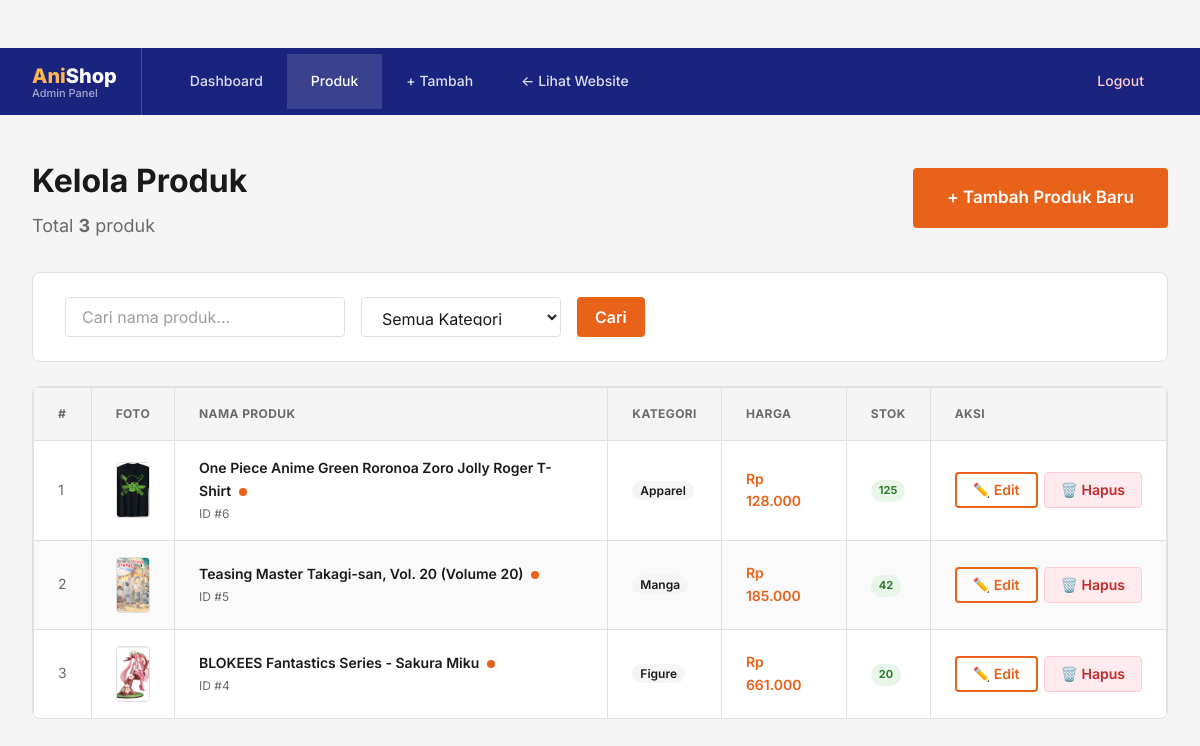
/admin/produk.php (signed in), run on the app's committed database.
### tables this page shows
CREATE TABLE `produk` (
  `id` int NOT NULL,
  `nama` varchar(100) NOT NULL,
  `kategori` varchar(50) NOT NULL,
  `deskripsi` mediumtext NOT NULL,
  `harga` decimal(12,2) NOT NULL,
  `stok` int NOT NULL DEFAULT '0',
  `gambar` varchar(255) DEFAULT NULL,
  `gambar_sample` varchar(255) DEFAULT NULL,
  `created_at` timestamp NOT NULL DEFAULT CURRENT_TIMESTAMP
);

### admin/produk.php (the view, shortened to what this page needs)
<?php
require_once '../config/database.php';
$keyword  = trim($_GET['keyword']  ?? '');
$kategori = trim($_GET['kategori'] ?? '');
$where = [];
$where_sql = $where ? 'WHERE ' . implode(' AND ', $where) : '';
$per_page   = 10;
$page       = max(1, (int) ($_GET['page'] ?? 1));
$offset     = ($page - 1) * $per_page;
$total_data = mysqli_fetch_assoc(
    mysqli_query($conn, "SELECT COUNT(*) AS total FROM produk $where_sql")
)['total'];
$query      = mysqli_query($conn,
    "SELECT * FROM produk $where_sql ORDER BY id DESC LIMIT $per_page OFFSET $offset"
);
?>
<!DOCTYPE html>
<html lang="id">
<head>
    <link rel="stylesheet" href="../assets/style.css">
</head>
<body class="admin-page-bg">
<header class="admin-topbar">
    <nav class="admin-nav">
        <div class="admin-brand">
            <span class="ani">Ani</span><span class="shop">Shop</span>
            <span style="font-size:11px;opacity:0.6;display:block;font-weight:500;line-height:1;">Admin Panel</span>
        </div>
        <a href="index.php"    class="admin-nav-link">Dashboard</a>
        <a href="produk.php"   class="admin-nav-link active">Produk</a>
        <a href="tambah.php"   class="admin-nav-link">+ Tambah</a>
        <a href="../index.php" class="admin-nav-link">← Lihat Website</a>
        <a href="logout.php"   class="admin-nav-link danger" onclick="return confirm('Apakah kamu yakin mau logout?');">Logout</a>
    </nav>
</header>
<div class="container" style="padding-top:var(--s5);padding-bottom:var(--s8);">
    <div style="display:flex;align-items:center;justify-content:space-between;margin-bottom:var(--s4);flex-wrap:wrap;gap:var(--s2);">
        <div>
            <h1 style="font-size:var(--text-2xl);font-weight:700;">Kelola Produk</h1>
            <p style="color:var(--text-muted);font-size:var(--text-lg);margin-top:4px;">
                Total <strong><?= $total_data ?></strong> produk
            </p>
        </div>
        <a href="tambah.php" class="btn btn-primary btn-lg" id="btn-tambah-produk">
            + Tambah Produk Baru
        </a>
    </div>
    <form method="GET" id="filter-form">
        <div class="filter-bar">
            <input
                type="search"
                name="keyword"
                class="form-control"
                id="filter-keyword"
                placeholder="Cari nama produk..."
                value="<?= htmlspecialchars($keyword) ?>"
                style="max-width:280px;height:40px;"
            >
            <select name="kategori" class="form-control" id="filter-kategori"
                    onchange="this.form.submit()" style="max-width:200px;height:40px;cursor:pointer;">
                <option value="">Semua Kategori</option>
            </select>
            <button type="submit" class="btn btn-primary" style="height:40px;" id="filter-submit-btn">
                Cari
            </button>
        </div>
    </form>
    <div class="admin-table-wrap">
        <table class="admin-table">
            <thead>
                <tr>
                    <th style="width:48px;">#</th>
                    <th style="width:80px;">Foto</th>
                    <th>Nama Produk</th>
                    <th>Kategori</th>
                    <th>Harga</th>
                    <th>Stok</th>
                    <th style="width:140px;">Aksi</th>
                </tr>
            </thead>
            <tbody>
            <?php
            $no = $offset + 1;
            if (mysqli_num_rows($query) === 0):
            ?>
            <tr>
                <td colspan="7" style="text-align:center;padding:var(--s6);color:var(--text-muted);">
                    <div style="font-size:40px;margin-bottom:var(--s2);">📦</div>
                    <?= ($keyword || $kategori)
                        ? 'Tidak ada produk yang cocok dengan filter.'
                        : 'Belum ada produk. Klik "+ Tambah Produk Baru" untuk memulai.' ?>
                </td>
            </tr>
            <?php else: while ($row = mysqli_fetch_assoc($query)): ?>
            <tr id="row-produk-<?= $row['id'] ?>">
                <td style="color:var(--text-muted);"><?= $no++ ?></td>
                <td>
                    <?php if ($row['gambar']): ?>
                        <img class="prod-thumb"
                             src="../uploads/produk/<?= htmlspecialchars($row['gambar']) ?>"
                             alt="<?= htmlspecialchars($row['nama']) ?>">
                    <?php else: ?>
                        <div class="prod-thumb-placeholder">🖼️</div>
                    <?php endif; ?>
                </td>
                <td>
                    <div style="font-weight:600;color:var(--text);">
                        <?= htmlspecialchars($row['nama']) ?>
                        <?php if (!empty($row['gambar_sample'])): ?>
                            <span class="sample-dot" title="Ada foto sample"></span>
                        <?php endif; ?>
                    </div>
                    <div style="font-size:12px;color:var(--text-muted);margin-top:2px;">
                        ID #<?= $row['id'] ?>
                    </div>
                </td>
                <td>
                    <span style="background:var(--bg-alt);padding:2px 8px;border-radius:99px;font-size:12px;font-weight:600;">
                        <?= htmlspecialchars($row['kategori']) ?>
                    </span>
                </td>
                <td style="font-weight:600;color:var(--accent);">
                    Rp <?= number_format($row['harga'], 0, ',', '.') ?>
                </td>
                <td>
                    <?php if ($row['stok'] <= 0): ?>
                        <span class="stok-badge empty">Habis</span>
                    <?php elseif ($row['stok'] <= 5): ?>
                        <span class="stok-badge low"><?= $row['stok'] ?> tersisa</span>
                    <?php else: ?>
                        <span class="stok-badge ok"><?= $row['stok'] ?></span>
                    <?php endif; ?>
                </td>
                <td>
                    <div style="display:flex;gap:6px;">
                        <a href="edit.php?id=<?= $row['id'] ?>"
                           class="btn btn-outline btn-sm"
                           id="edit-btn-<?= $row['id'] ?>">
                            ✏️ Edit
                        </a>
                        <a href="hapus.php?id=<?= $row['id'] ?>"
                           class="btn btn-sm"
                           style="background:#FFEBEE;color:#C62828;border:1px solid #FFCDD2;"
                           id="hapus-btn-<?= $row['id'] ?>"
                           onclick="return confirm('Hapus produk \'<?= htmlspecialchars(addslashes($row['nama'])) ?>\'?\n\nTindakan ini tidak dapat dibatalkan.')">
                            🗑️ Hapus
                        </a>
                    </div>
                </td>
            </tr>
            <?php endwhile; endif; ?>
            </tbody>
        </table>
    </div>
</div>
</body>
</html>

### assets/style.css (style rules this page uses)
*, *::before, *::after { box-sizing: border-box; margin: 0; padding: 0; }
:root { --bg: #FFFFFF; --bg-alt: #F5F5F5; --bg-subtle: #FAFAFA; --text: #1A1A1A; --text-muted: #6B6B6B; --text-light: #9E9E9E; --border: #E0E0E0; --border-dark: #C8C8C8; --accent: #E8621A; --accent-hover: #C94E0E; --header-bg: #1A237E; --header-text: #FFFFFF; --header-hover: rgba(255,255,255,0.14); --white: #FFFFFF; --s1: 8px; --s2: 16px; --s3: 24px; --s4: 32px; --s5: 40px; --s6: 48px; --s8: 64px; --s10: 80px; --font: 'Inter', -apple-system, BlinkMacSystemFont, 'Segoe UI', sans-serif; --text-xs: 13px; --text-sm: 14px; --text-base: 16px; --text-md: 17px; --text-lg: 18px; --text-xl: 24px; --text-2xl: 32px; --text-3xl: 40px; --container: 1280px; --radius-sm: 2px; --radius: 4px; --radius-md: 6px; --radius-lg: 8px; }
html { font-size: var(--text-base); scroll-behavior: smooth; }
body { font-family: var(--font); font-size: var(--text-base); line-height: 1.625; color: var(--text); background: var(--bg); -webkit-font-smoothing: antialiased; -moz-osx-font-smoothing: grayscale; }
a { text-decoration: none; color: inherit; }
img { max-width: 100%; display: block; }
button { font-family: var(--font); }
.container { width: 100%; max-width: var(--container); margin: 0 auto; padding: 0 var(--s4); }
.btn { display: inline-flex; align-items: center; justify-content: center; gap: var(--s1); padding: 10px var(--s2); font-family: var(--font); font-size: var(--text-base); font-weight: 600; border-radius: var(--radius); border: 2px solid transparent; cursor: pointer; text-decoration: none; transition: background 0.18s, color 0.18s, border-color 0.18s; white-space: nowrap; line-height: 1.4; }
.btn-primary { background: var(--accent); color: var(--white); border-color: var(--accent); }
.btn-outline { background: transparent; color: var(--accent); border-color: var(--accent); }
.btn-sm { padding: 6px var(--s2); font-size: var(--text-sm); }
.btn-lg { padding: var(--s2) var(--s4); font-size: var(--text-md); }
.form-control { width: 100%; padding: 10px var(--s2); font-family: var(--font); font-size: var(--text-base); color: var(--text); background: var(--bg); border: 1.5px solid var(--border); border-radius: var(--radius); outline: none; transition: border-color 0.18s; line-height: 1.5; }
.form-control::placeholder { color: var(--text-light); }
table { width: 100%; border-collapse: collapse; background: var(--bg); font-size: var(--text-base); }
th, td { padding: var(--s2); border: 1px solid var(--border); text-align: left; vertical-align: middle; }
th { background: var(--header-bg); color: var(--white); font-weight: 600; font-size: var(--text-sm); }
tr:nth-child(even) td { background: var(--bg-subtle); }
.admin-topbar { background: var(--header-bg); position: sticky; top: 0; z-index: 100; }
.admin-nav { display: flex; align-items: center; max-width: var(--container); margin: 0 auto; padding: 0 var(--s4); }
.admin-brand { font-size: 20px; font-weight: 800; color: var(--white); padding: var(--s2) var(--s3) var(--s2) 0; margin-right: var(--s3); border-right: 1px solid rgba(255,255,255,0.2); line-height: 1.2; }
.admin-brand .ani { color: #FFB74D; }
.admin-brand .shop { color: var(--white); }
.admin-nav-link { display: block; padding: var(--s2) var(--s3); color: rgba(255,255,255,0.85); font-size: 14px; font-weight: 500; text-decoration: none; transition: background 0.18s; white-space: nowrap; }
.admin-nav-link.active { background: var(--header-hover); color: var(--white); }
.admin-nav-link.danger { color: #FFCDD2; margin-left: auto; }
.admin-page-bg { background: var(--bg-alt); min-height: 100vh; padding: var(--s6) 0 var(--s8); }

### data on the page
produk: gambar (picture), nama "One Piece Anime Green Roronoa Zoro Jolly Roger T-Shirt", id "6", kategori "Apparel", harga "128.000", stok "125"
produk: gambar (picture), nama "Teasing Master Takagi-san, Vol. 20 (Volume 20)", id "5", kategori "Manga", harga "185.000", stok "42"
produk: gambar (picture), nama "BLOKEES Fantastics Series - Sakura Miku", id "4", kategori "Figure", harga "661.000", stok "20"

### other printed values
$total_data "3"
